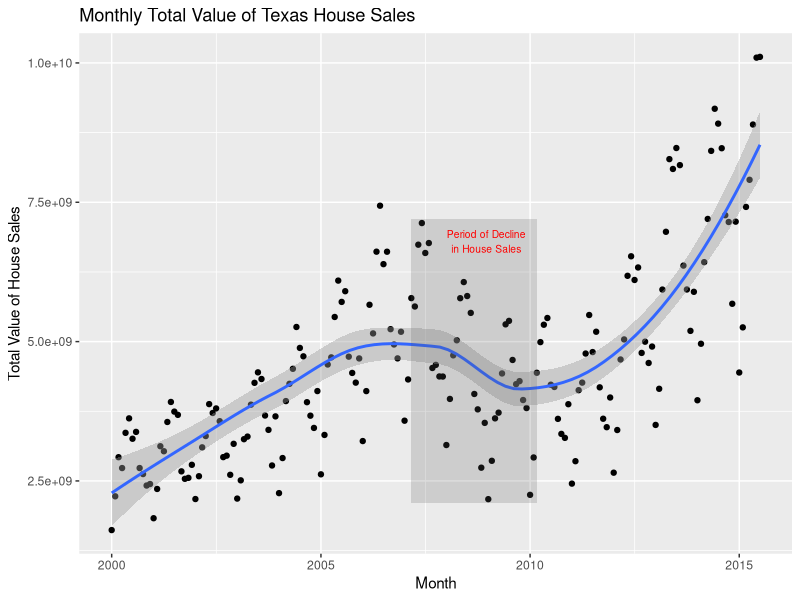
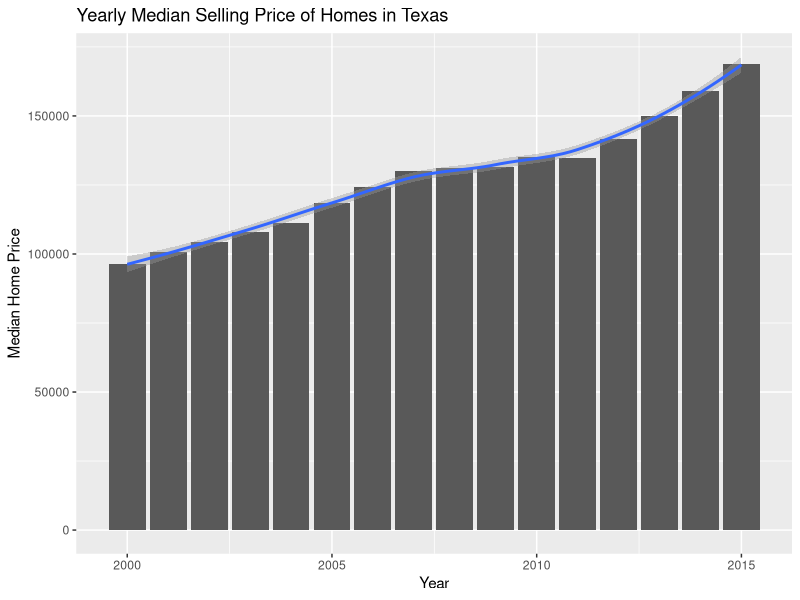
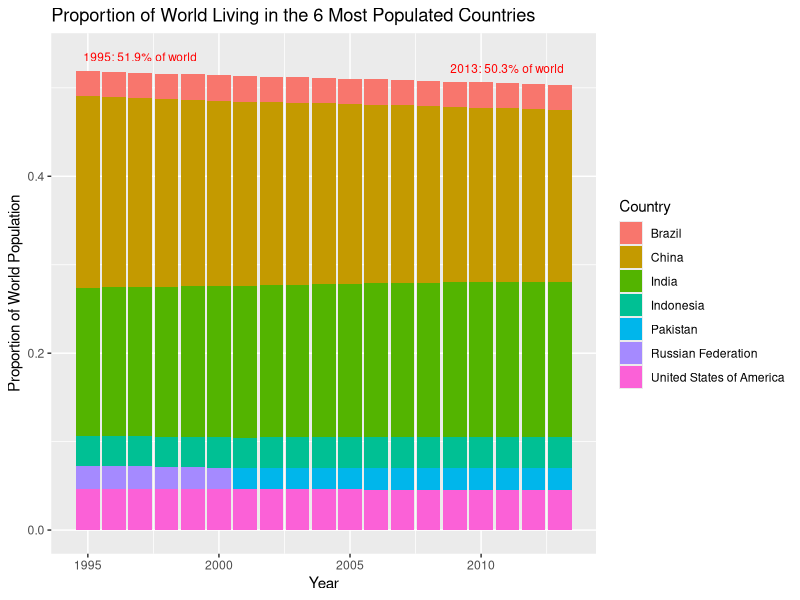
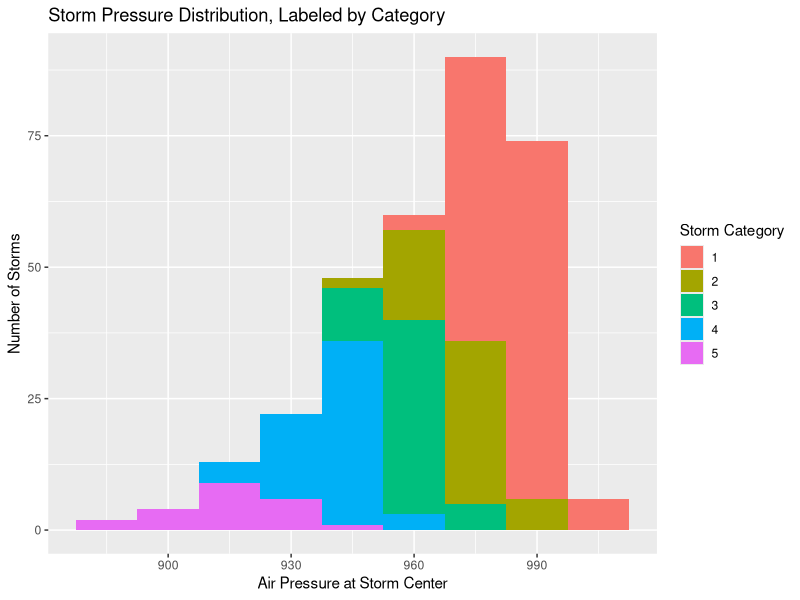
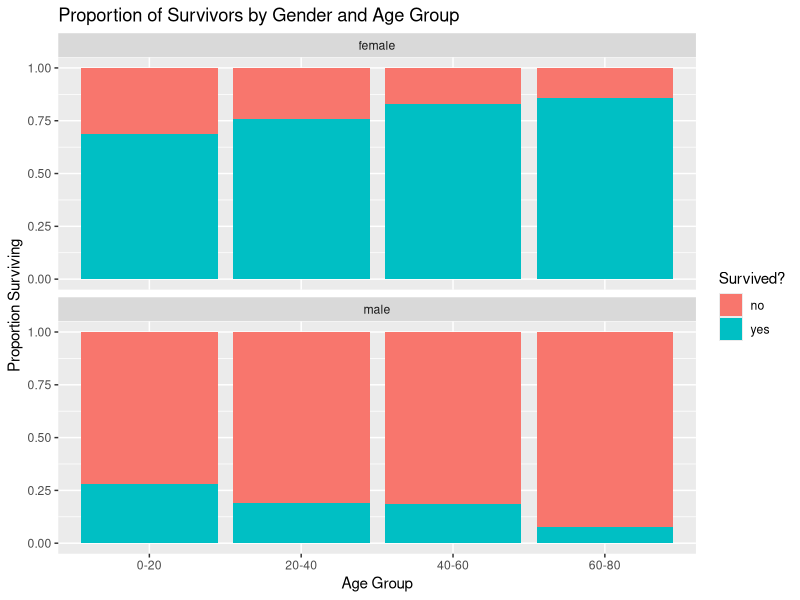

Here is the R script that generated these plots, in order:
## ---- chunk 1
knitr::opts_chunk$set(message=FALSE, warning=FALSE)
## ---- chunk 2
library(dplyr)
library(ggplot2)
library(gridExtra)
library(tidyr)
library(datasets)
library(carData)
## ---- chunk 3
texas <- txhousing
## ---- chunk 4
monthly_sales <- texas %>%
  mutate(
    day = 01,
    date_format = as.Date(paste(year, month, day, sep="-"))
  ) %>%
  group_by(date_format) %>%
  summarise(sales_value = sum(volume, na.rm = T),
            median = mean(median, na.rm = T))

yearly_median <- monthly_sales %>%
  mutate(year = as.numeric(format(date_format, "%Y"))) %>%
  group_by(year) %>%
  summarise(median = mean(median, na.rm = T))
## ---- chunk 5
ggplot(monthly_sales, aes(x = date_format, y = sales_value)) +
  geom_point() +
  geom_smooth() +
  ggtitle("Monthly Total Value of Texas House Sales") +
  xlab("Month") +
  ylab("Total Value of House Sales") +
  annotate("rect", xmin = as.Date("2007-03-01"), xmax = as.Date("2010-03-01"), ymin = 2100000000, ymax = 7200000000, alpha = .2) +
  annotate('text', label='Period of Decline\nin House Sales', x=as.Date("2008-12-15"), y=6800000000, color='red', size = 2.6)
## ---- chunk 6
ggplot(yearly_median, aes(x = year, y = median)) +
  geom_bar(stat = "identity") +
  geom_smooth() +
  ggtitle("Yearly Median Selling Price of Homes in Texas") +
  xlab("Year") +
  ylab("Median Home Price")
## ---- chunk 7
pop <- tidyr::population

world_pops <- pop %>%
  group_by(year) %>%
  summarise(world_population = sum(as.numeric(population), na.rm = TRUE))
  
pop_top6 <- pop %>%
  left_join(world_pops, by = "year") %>%
  group_by(year) %>%
  top_n(n = 6, wt = population) %>%
  mutate(prop = population/world_population) %>%
  arrange(year)

data <- pop_top6 %>%
  group_by(year) %>%
  summarize(tot = sum(prop))
## ---- chunk 8
ggplot(pop_top6) + 
  geom_bar(aes(x = year, fill = as.factor(country), y = prop), stat = "identity") +
  ggtitle("Proportion of World Living in the 6 Most Populated Countries") +
  xlab("Year") +
  ylab("Proportion of World Population") +
  scale_fill_discrete(name="Country") +
  annotate('text', label='1995: 51.9% of world', x=1997, y=.535, color='red', size = 3) +
  annotate('text', label='2013: 50.3% of world', x=2011, y=.522, color='red', size = 3)
## ---- chunk 9
storms_max <- storms %>%
  filter(category %in% c(1,2,3,4,5)) %>%
  group_by(name, year) %>%
  top_n(n = 1, wt = wind) %>%
  top_n(n = 1, wt = lat) %>%
  top_n(n = 1, wt = long)
## ---- chunk 10
ggplot(storms_max, aes(x = pressure, fill = as.factor(category))) + 
  geom_histogram(binwidth = 15) +
  ggtitle("Storm Pressure Distribution, Labeled by Category") +
  xlab("Air Pressure at Storm Center") +
  ylab("Number of Storms") +
  scale_fill_discrete(name="Storm Category")
## ---- chunk 11
titanic <- carData::TitanicSurvival

titanic <- titanic %>%
  filter(!is.na(age)) %>%
  mutate(age_group = ifelse(between(age,0,20),"0-20",ifelse(between(age,20,40),"20-40",ifelse(between(age,40,60),"40-60",ifelse(between(age,60,80),"60-80","60-80")))))
## ---- chunk 12
ggplot(titanic, aes(x=age_group, fill=survived)) + 
  geom_bar(position="fill") + 
  facet_wrap(~sex, nrow = 2) +
  ggtitle("Proportion of Survivors by Gender and Age Group") +
  xlab("Age Group") +
  ylab("Proportion Surviving") +
  scale_fill_discrete(name="Survived?")
